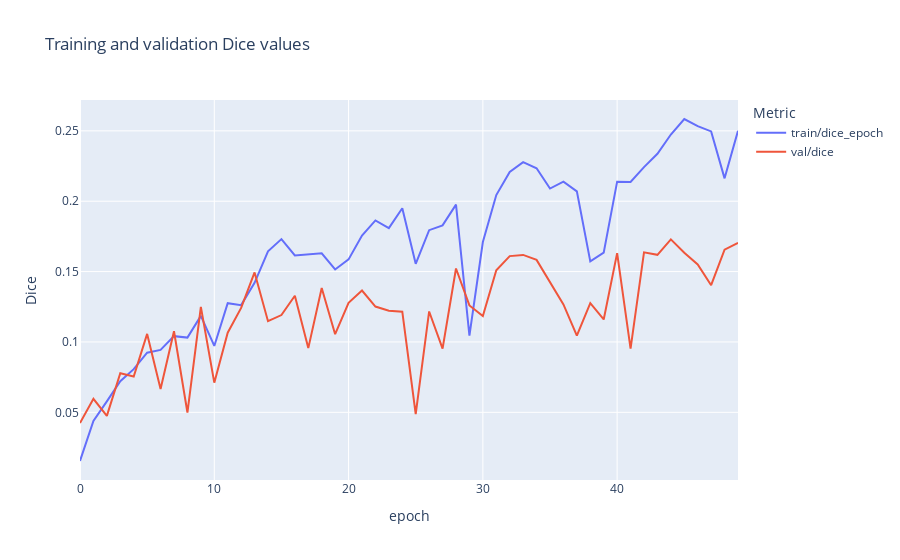

Source (notebook cell):
### Markdown cell above
We have NaNs in this `DataFrame` because validation is not logged during training. But that's not a huge problem becuase we will only look at the epoch results, not the step results, as they are more noisy.

### Code cell
# Unfortunately, validation and training metrics are logged on different steps,
# so we have to grab both separately and merge them on the epoch number aftewards.
train_metrics = metrics[~np.isnan(metrics['train/dice_epoch'])][['epoch', 'train/dice_epoch']]
val_metrics = metrics[~np.isnan(metrics['val/dice'])][['epoch', 'val/dice']]

merged = pd.merge(left=train_metrics, right=val_metrics, how='inner', on='epoch')
# To get the ready for plotly express, we need to melt the metric column names
# down into separate rows. Each row needs to be labaled with the epoch, the value, 
# and the type of metric.
melted = pd.melt(merged, id_vars='epoch', value_vars=['train/dice_epoch', 'val/dice'], var_name='Metric', value_name='Dice')

px.line(data_frame=melted, x='epoch', y='Dice', color='Metric', title='Training and validation Dice values')

### Figure 1 — Plotly figure (JSON) as saved in the notebook; plotly's stock layout.template omitted (floating-point values rounded to 4 significant figures)
{"data": [{"hovertemplate": "Metric=train/dice_epoch<br>epoch=%{x}<br>Dice=%{y}<extra></extra>", "legendgroup": "train/dice_epoch", "line": {"color": "#636efa", "dash": "solid"}, "marker": {"symbol": "circle"}, "mode": "lines", "name": "train/dice_epoch", "orientation": "v", "showlegend": true, "x": [0, 1, 2, 3, 4, 5, 6, 7, 8, 9, 10, 11, 12, 13, 14, 15, 16, 17, 18, 19, 20, 21, 22, 23, 24, 25, 26, 27, 28, 29, 30, 31, 32, 33, 34, 35, 36, 37, 38, 39, 40, 41, 42, 43, 44, 45, 46, 47, 48, 49], "xaxis": "x", "y": [0.01542, 0.0439, 0.05776, 0.07214, 0.08068, 0.09239, 0.09437, 0.1041, 0.1031, 0.1185, 0.09718, 0.1275, 0.1262, 0.142, 0.1644, 0.1731, 0.1614, 0.1624, 0.1629, 0.1515, 0.1587, 0.1756, 0.1864, 0.1809, 0.195, 0.1555, 0.1794, 0.1828, 0.1976, 0.1046, 0.171, 0.2044, 0.2208, 0.2278, 0.2234, 0.209, 0.2139, 0.207, 0.1572, 0.1635, 0.2139, 0.2136, 0.2242, 0.2337, 0.2474, 0.2584, 0.2533, 0.2496, 0.2163, 0.25], "yaxis": "y", "type": "scatter"}, {"hovertemplate": "Metric=val/dice<br>epoch=%{x}<br>Dice=%{y}<extra></extra>", "legendgroup": "val/dice", "line": {"color": "#EF553B", "dash": "solid"}, "marker": {"symbol": "circle"}, "mode": "lines", "name": "val/dice", "orientation": "v", "showlegend": true, "x": [0, 1, 2, 3, 4, 5, 6, 7, 8, 9, 10, 11, 12, 13, 14, 15, 16, 17, 18, 19, 20, 21, 22, 23, 24, 25, 26, 27, 28, 29, 30, 31, 32, 33, 34, 35, 36, 37, 38, 39, 40, 41, 42, 43, 44, 45, 46, 47, 48, 49], "xaxis": "x", "y": [0.04246, 0.05962, 0.0475, 0.07774, 0.07539, 0.1057, 0.06661, 0.1076, 0.04987, 0.1249, 0.07109, 0.1066, 0.1242, 0.1494, 0.1148, 0.1191, 0.1328, 0.09563, 0.1384, 0.1055, 0.1278, 0.1365, 0.1251, 0.1222, 0.1215, 0.04871, 0.1217, 0.09531, 0.1522, 0.1259, 0.1184, 0.151, 0.161, 0.1618, 0.1583, 0.1426, 0.1267, 0.1045, 0.1276, 0.116, 0.1631, 0.09522, 0.1637, 0.1619, 0.1729, 0.1634, 0.1551, 0.1403, 0.1655, 0.1704], "yaxis": "y", "type": "scatter"}], "layout": {"xaxis": {"anchor": "y", "domain": [0.0, 1.0], "title": {"text": "epoch"}}, "yaxis": {"anchor": "x", "domain": [0.0, 1.0], "title": {"text": "Dice"}}, "legend": {"title": {"text": "Metric"}, "tracegroupgap": 0}, "title": {"text": "Training and validation Dice values"}}}
